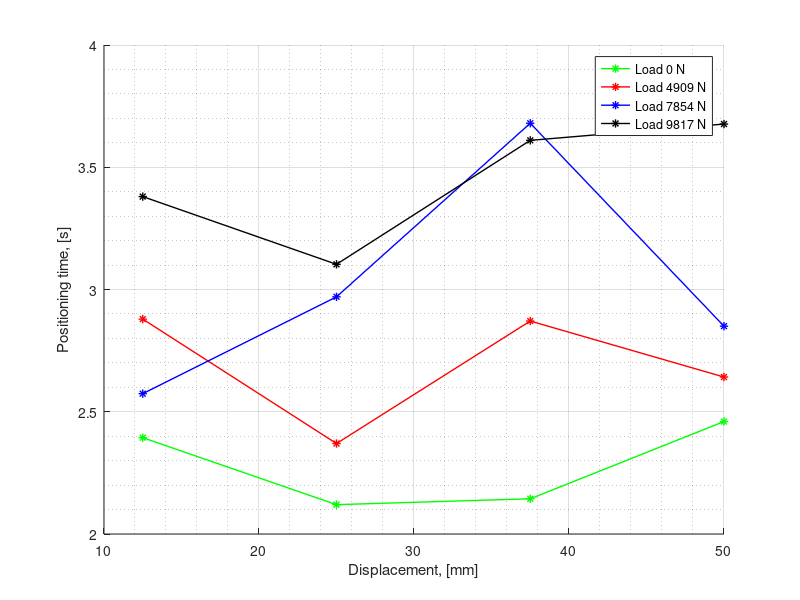

Source code (MATLAB):
clc;
clear all;

dt1_1 = 7.29 - 4.896
dt1_2 = 7.57 - 5.45
dt1_3 = 8.08 - 5.936
dt1_4 = 8.83 - 6.37

dt2_1 = 7.78 - 4.901
dt2_2 = 7.8 - 5.43
dt2_3 = 8.46 -5.589
dt2_4 = 9.1 - 6.458

dt3_1 = 7.53 - 4.956
dt3_2 = 8.37 - 5.4
dt3_3 = 9.64 - 5.96
dt3_4 = 9.26 - 6.41

dt4_1 = 8.31 - 4.93
dt4_2 = 8.5 - 5.397
dt4_3 = 9.52 - 5.91
dt4_4 = 10.07 - 6.3933
 

hold on
plot([12.5, 25, 37.5, 50], [dt1_1, dt1_2, dt1_3, dt1_4], '-*g', 'LineWidth', 1);

plot([12.5, 25, 37.5, 50], [dt2_1, dt2_2, dt2_3, dt2_4], '-*r', 'LineWidth', 1);

plot([12.5, 25, 37.5, 50], [dt3_1, dt3_2, dt3_3, dt3_4], '-*b', 'LineWidth', 1);

plot([12.5, 25, 37.5, 50], [dt4_1, dt4_2, dt4_3, dt4_4], '-*k', 'LineWidth', 1);


xlabel('Displacement, [mm]'); 
ylabel('Positioning time, [s]');
% legend('Position control +  motor velocity control', 'Position control');
legend('Load 0 N', 'Load 4909 N', 'Load 7854 N', 'Load 9817 N');
% dt

grid on
grid minor

hold off


